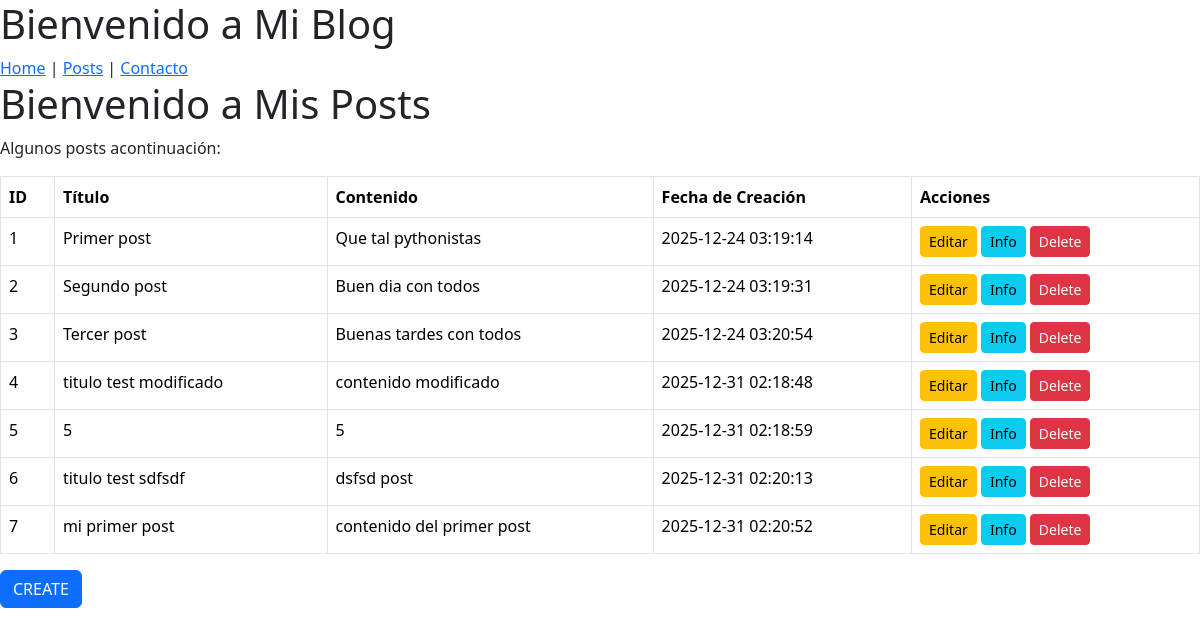
/posts, run on an earlier commit of the app's database.
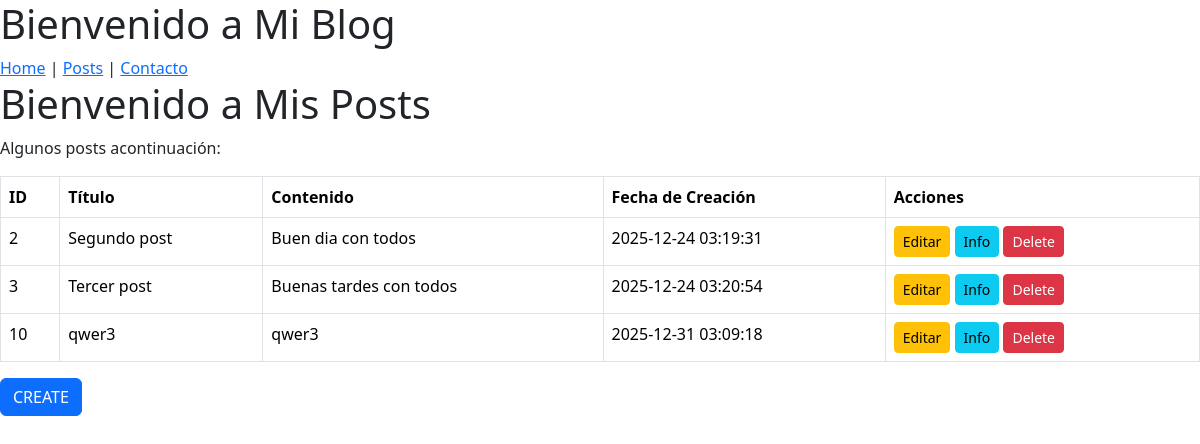
And on a later commit of the database.
### tables this page shows
CREATE TABLE posts (
    id INTEGER PRIMARY KEY AUTOINCREMENT,
    created TIMESTAMP NOT NULL DEFAULT CURRENT_TIMESTAMP,
    title TEXT NOT NULL,
    content TEXT NOT NULL
);

### app.py (the view)
@app.route('/posts', methods=['GET'])
def get_all_post():
    conn = get_db_connection()
    posts_data = conn.execute('SELECT * FROM posts').fetchall()
    conn.close()
    return render_template("post/list_post.html", posts=posts_data)

### app.py (called while the page is built)
def get_db_connection():
    conn = sqlite3.connect('database.db')
    conn.row_factory = sqlite3.Row
    return conn

### templates/post/list_post.html (shortened to what this page needs)
{% extends 'base.html' %}
{% block content %}
<h1>Bienvenido a Mis Posts</h1>
<p>Algunos posts acontinuación:</p>
    <table class="table table-bordered">
        <thead>
            <tr>
                <th>ID</th>
                <th>Título</th>
                <th>Contenido</th>
                <th>Fecha de Creación</th>
                <th>Acciones</th>
            </tr>
        </thead>
        <tbody hx-confirm="Are you sure?" hx-target="closest tr" hx-swap="outerHTML swap:1s">
            {% for post in posts %}
                <tr>
                    <td>{{ post['id'] }}</td>
                    <td>{{ post['title'] }}</td>
                    <td>{{ post['content'] }}</td>
                    <td>{{ post['created'] }}</td>
                    <td>
                        <a href="{{ url_for('edit_one_post', post_id=post['id']) }}" class="btn btn-warning btn-sm">Editar</a>
                        <a href="{{ url_for('get_one_post', post_id=post['id']) }}" class="btn btn-info btn-sm">Info</a>
                        <button class="btn btn-danger btn-sm" hx-delete="{{ url_for('delete_one_post', post_id=post['id']) }}">Delete</button>
                    </td>
                </tr>
            {% endfor %}
        </tbody>
    </table>
<a href="{{ url_for('create_one_post') }}" class="btn btn-primary">
CREATE
</a>
{% endblock %}

What changed in the data, as far as the page shows it:
removed posts: id "1", title "Primer post", content "Que tal pythonistas", created "2025-12-24 03:19:14"
removed posts: id "4", title "titulo test modificado", content "contenido modificado", created "2025-12-31 02:18:48"
removed posts: id "5", title "5", content "5", created "2025-12-31 02:18:59"
removed posts: id "6", title "titulo test sdfsdf", content "dsfsd post", created "2025-12-31 02:20:13"
removed posts: id "7", title "mi primer post", content "contenido del primer post", created "2025-12-31 02:20:52"
added posts: id "10", title "qwer3", content "qwer3", created "2025-12-31 03:09:18"
